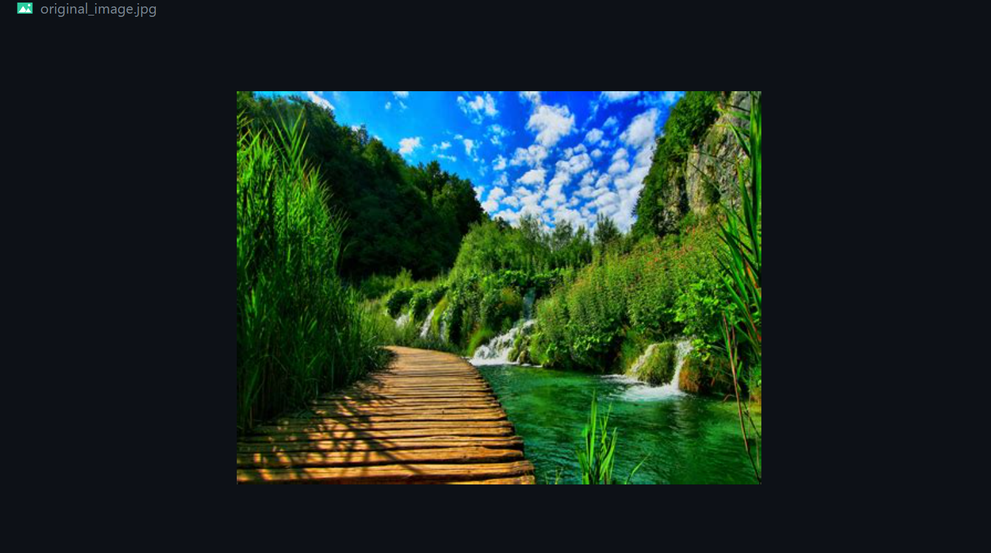
#> input picture original_image.png, 991 x 553 px, shrunk from 1532 x 855 before the run, given in place of original_image.jpg, which was not available
$ python pixel_manipulation.py
#> lines starting #> are read from the running program, lines starting #| are printed output that depends on the picture; pictures that were not available may be replaced by others from this repository, and a replacement may not be noted
from PIL import Image
import numpy as np


def encrypt_image(input_image_path, output_image_path, key):

#> called with input_image_path = 'original_image.jpg', output_image_path = 'encrypted_image.jpg', key = 123
    img = Image.open(input_image_path)
#> img is the input picture: PIL image 991x553 RGBA; mean R, G, B, A 29.3, 45.8, 37.2, 255
    img = img.convert('RGB')
#> img: PIL image 991x553 RGB


    img_data = np.array(img)


    height, width, channels = img_data.shape
#> height = 553; width = 991; channels = 3


    for y in range(height):
        for x in range(width):
            for c in range(channels):
                img_data[y][x][c] ^= key
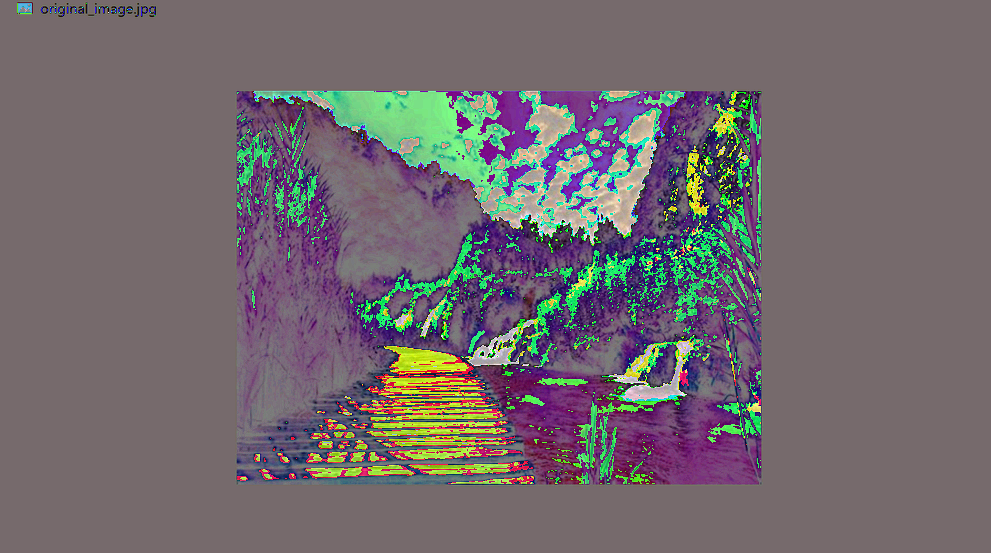
#> img_data: shape (553, 991, 3); mean R, G, B 113.8, 105.2, 109.3


    encrypted_img = Image.fromarray(img_data)


    encrypted_img.save(output_image_path)
    print(f"Image encrypted and saved as {output_image_path}")


def decrypt_image(input_image_path, output_image_path, key):
    encrypt_image(input_image_path, output_image_path, key)
#> call 2 of encrypt_image, with input_image_path = 'encrypted_image.jpg', output_image_path = 'decrypted_image.jpg', key = 123
#> in encrypt_image (call 2), `img = Image.open(input_image_path)`:
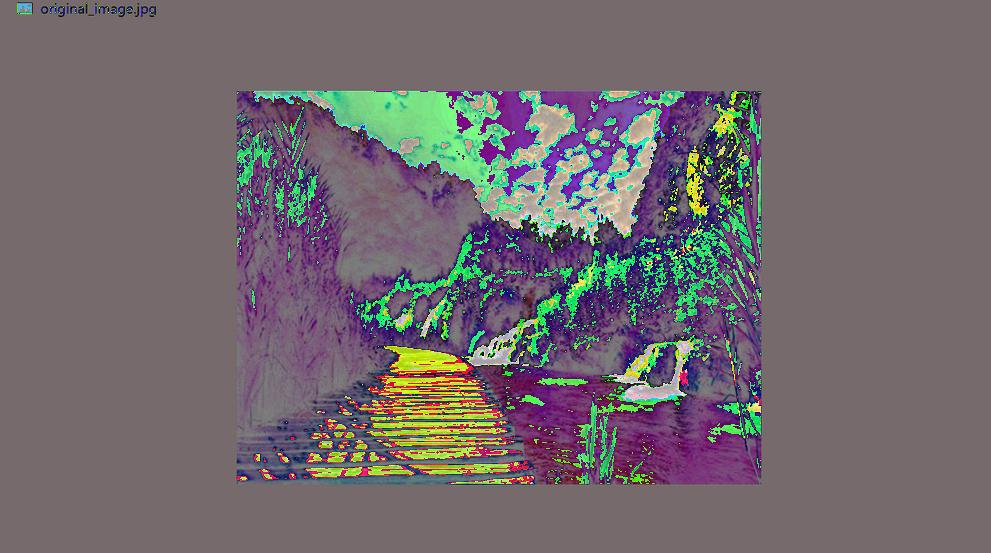
#> img: PIL image 991x553 RGB; mean R, G, B 114, 105.2, 109.4
#> after the loop in encrypt_image (call 2), `for y in range(height):`:
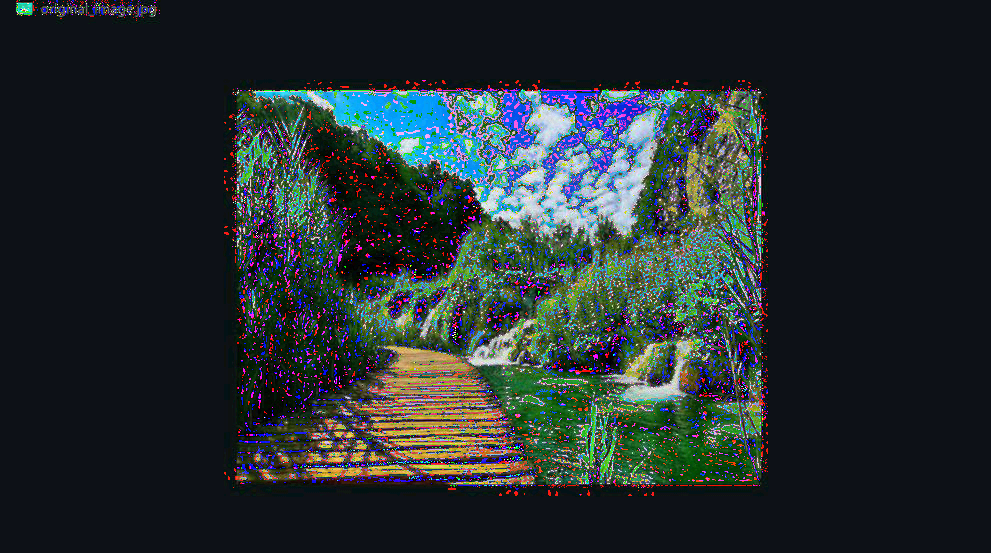
#> img_data: shape (553, 991, 3); mean R, G, B 37.2, 46.2, 47.8


key = 123
encrypt_image('original_image.jpg', 'encrypted_image.jpg', key)
decrypt_image('encrypted_image.jpg', 'decrypted_image.jpg', key)
